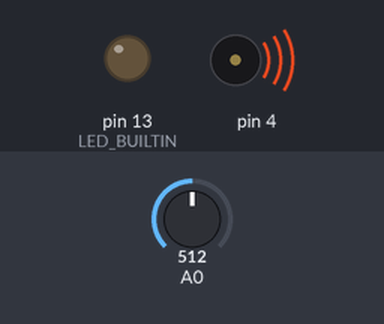
Bench run of a sketch on a simulated Arduino Uno, built with avr-gcc and run on an emulated ATmega328P. Shown: output pins drawn as LEDs (lit = HIGH), buzzer (waves = sounding). Inputs (shaded band) come from the test bench; at power-on: A0 = 512. Pins used as bus, display or sensor lines are not drawn.

Above: at 1.25 s.
1.3 s: A0 set to 181
4.3 s: A0 set to 152
At 5.5 s:
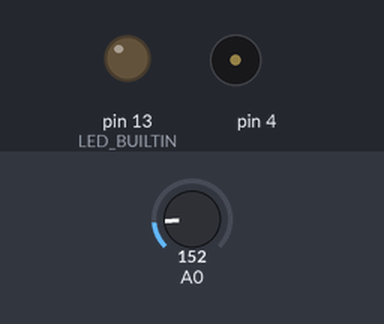
5.8 s: A0 set to 306
At 6.55 s:
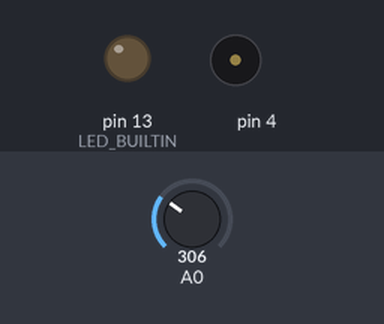
8.8 s: A0 set to 122
Timing chart, 0 to 11.3 s (numbered marks = the images above; inputs shaded):
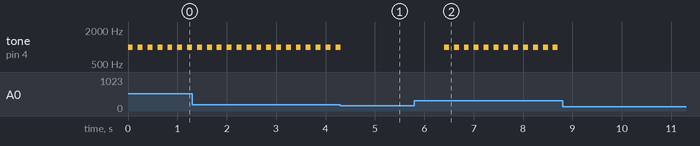

The sketch:

fire_alarm_system_kinderasteroid1.ino
```cpp
// C++ code


void setup()
{
  pinMode(LED_BUILTIN, OUTPUT);
  pinMode(2, INPUT);
  pinMode(4, OUTPUT);

}

void loop()
{
 int temp = analogRead(0);
  temp = temp * 0.48828125;
  if(temp>80)
  {
  digitalWrite(4, HIGH);
     tone(4, 1000); // Activate the buzzer at 1000Hz
    delay(100); // Sound for 1 second
    noTone(4);
    delay(100);
  }
  else{
      digitalWrite(4, LOW);
  delay(1000);
  }
  }
```

Measured:
- the behaviour switches between 166 and 165 on A0 (found by bisection; images 0 and 1)
- after the input at 4.3 s, tone on pin 4: goes on until 4.3 s, then stays silent
- after the input at 5.8 s, tone on pin 4: alternates 1000 Hz for 0.10 s and silent for 0.10 s, starting after 0.60 s
- after the input at 8.8 s, tone on pin 4: stops changing and stays silent
- by itself, tone on pin 4: alternates 1000 Hz for 0.10 s and silent for 0.10 s
